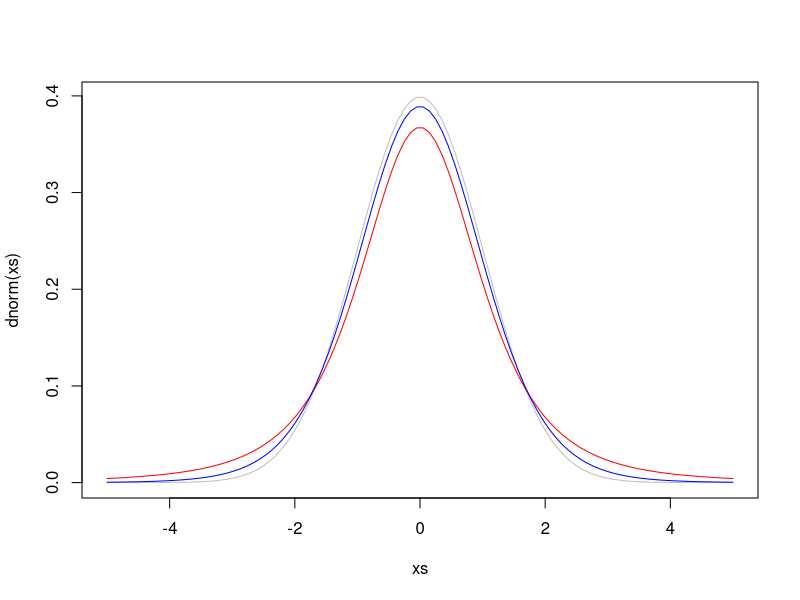

The R source for this figure:


xs <- seq(-5,5,length=100)
plot(xs,dnorm(xs), type="l", col="gray")
lines(xs,dt(xs,df=3),col="red")
lines(xs,dt(xs,df=10),col="blue")
